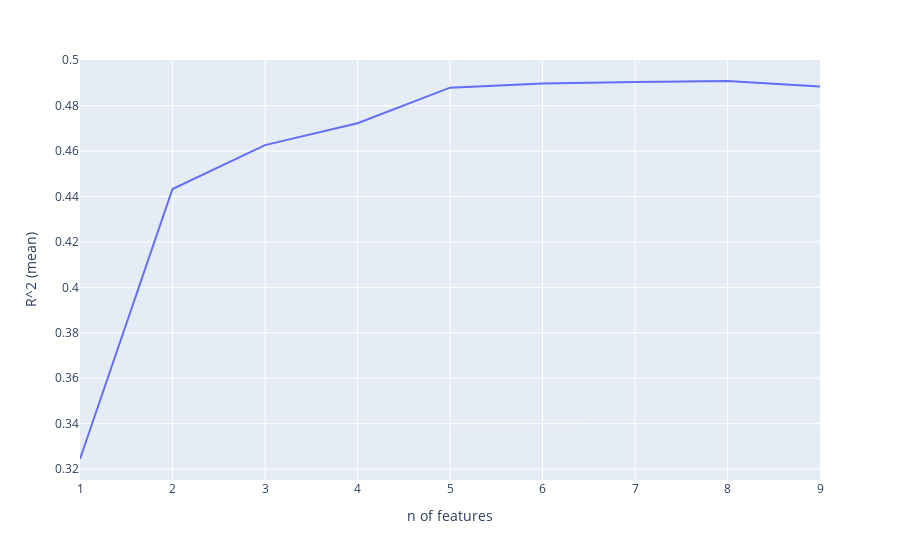

Write notebook code for a chart like this one.
### Markdown cell above
## Use 5-fold cross validation to estimate best number of features

### Code cell
init_notebook_mode(connected=True)

r2_means = []
number_of_features = original_X.shape[1]

# try every possible number of features
for i in range(1, number_of_features):
    selection_forward = SequentialFeatureSelector(
        LinearRegression(),
        n_features_to_select=i,
        direction='forward').fit(original_X, original_y)

    selected_features = original_X.columns[selection_forward.get_support()]
    r2_means.append(cross_val_score(LinearRegression(), original_X[selected_features], original_y).mean())

result = pd.DataFrame(zip(range(1,number_of_features), r2_means), columns=['n of features', 'R^2 (mean)'])
px.line(result, x='n of features', y='R^2 (mean)')

### Figure 1 — Plotly figure (JSON) as saved in the notebook; plotly's stock layout.template omitted (floating-point values rounded to 4 significant figures)
{"data": [{"hovertemplate": "n of features=%{x}<br>R^2 (mean)=%{y}<extra></extra>", "legendgroup": "", "line": {"color": "#636efa", "dash": "solid"}, "mode": "lines", "name": "", "orientation": "v", "showlegend": false, "type": "scatter", "x": [1, 2, 3, 4, 5, 6, 7, 8, 9], "xaxis": "x", "y": [0.3244, 0.4433, 0.4627, 0.4723, 0.4879, 0.4897, 0.4905, 0.4909, 0.4885], "yaxis": "y"}], "layout": {"legend": {"tracegroupgap": 0}, "margin": {"t": 60}, "xaxis": {"anchor": "y", "domain": [0, 1], "title": {"text": "n of features"}}, "yaxis": {"anchor": "x", "domain": [0, 1], "title": {"text": "R^2 (mean)"}}}}
